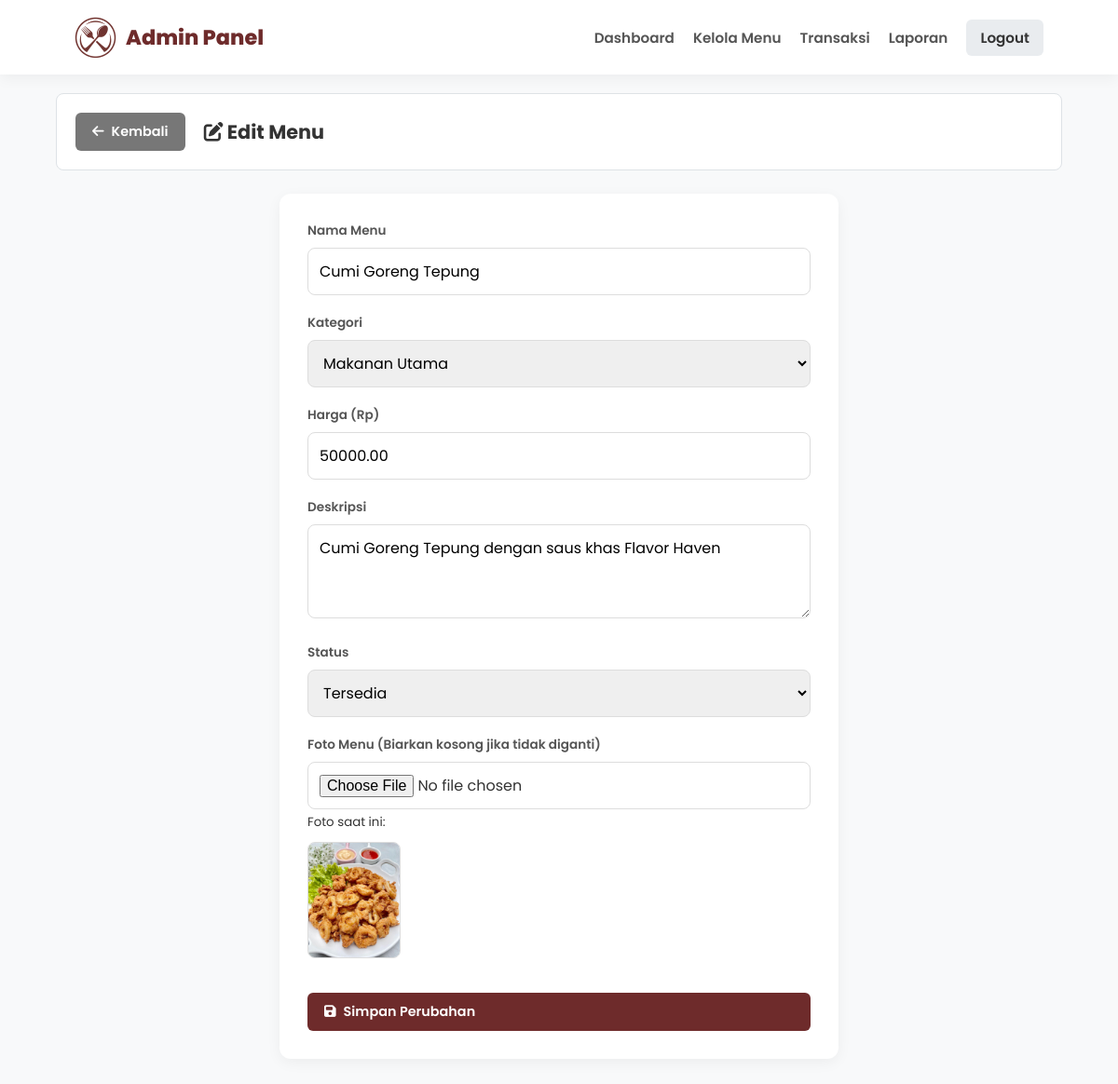
The app's page /admin/menu_edit.php?id=12 (signed in) with its own data.
### tables this page shows
CREATE TABLE `menu` (
  `menuID` int(10) NOT NULL,
  `categoryID` int(10) NOT NULL,
  `menuName` varchar(100) NOT NULL,
  `description` text DEFAULT NULL,
  `price` decimal(10,2) NOT NULL,
  `status` enum('available','out of stock') NOT NULL DEFAULT 'available',
  `image` varchar(255) DEFAULT NULL
);

### admin/menu_edit.php (the view, shortened to what this page needs)
<?php
include '../koneksi.php';
$id = $_GET['id'];
$ambil = mysqli_query($koneksi, "SELECT * FROM menu WHERE menuID='$id'");
$data = mysqli_fetch_assoc($ambil);
?>
<!DOCTYPE html>
<html lang="id">
<head>
    <link rel="stylesheet" href="../css/admin.css">
    <link rel="stylesheet" href="https://cdnjs.cloudflare.com/ajax/libs/font-awesome/6.4.0/css/all.min.css">
</head>
<body>
    <?php include 'navbar.php'; ?>
    <main class="container">
        <div class="page-header" style="justify-content: flex-start; gap: 20px;">
            <a href="menu.php" class="btn btn-primary" style="background:#777;">
                <i class="fas fa-arrow-left"></i> Kembali
            </a>
            <h1 class="page-title"><i class="fas fa-edit"></i> Edit Menu</h1>
        </div>
        <div class="form-container">
            <form action="menu_edit_act.php" method="POST" enctype="multipart/form-data">
                <div class="form-group">
                    <label>Nama Menu</label>
                    <input type="text" name="nama" class="form-control" value="<?= $data['menuName']; ?>" required>
                </div>
                <div class="form-group">
                    <label>Kategori</label>
                    <select name="kategori" class="form-control" required>
                        <?php
                        $kat = mysqli_query($koneksi, "SELECT * FROM category");
                        while($k = mysqli_fetch_array($kat)){
                            $selected = ($k['categoryID'] == $data['categoryID']) ? 'selected' : '';
                            echo "<option value='{$k['categoryID']}' $selected>{$k['categoryName']}</option>";
                        }
                        ?>
                    </select>
                </div>
                <div class="form-group">
                    <label>Harga (Rp)</label>
                    <input type="number" name="harga" class="form-control" value="<?= $data['price']; ?>" required>
                </div>
                <div class="form-group">
                    <label>Deskripsi</label>
                    <textarea name="deskripsi" class="form-control" rows="3"><?= $data['description']; ?></textarea>
                </div>
                <div class="form-group">
                    <label>Status</label>
                    <select name="status" class="form-control">
                        <option value="available" <?= ($data['status']=='available')?'selected':''; ?>>Tersedia</option>
                    </select>
                </div>
                <div class="form-group">
                    <label>Foto Menu (Biarkan kosong jika tidak diganti)</label>
                    <input type="file" name="foto" class="form-control">
                    <br>
                    <small>Foto saat ini:</small><br>
                    <img src="../img/<?= $data['image']; ?>" class="img-preview">
                </div>
                <button type="submit" class="btn btn-primary" style="width:100%; margin-top:10px;">
                    <i class="fas fa-save"></i> Simpan Perubahan
                </button>
            </form>
        </div>
    </main>
</body>
</html>

### css/admin.css (style rules this page uses)
:root { --primary: #6E2B2B; --accent: #FFD700; --bg-body: #f8f9fa; --border-color: #dee2e6; --text-dark: #333; --white: #ffffff; }
* { margin: 0; padding: 0; box-sizing: border-box; font-family: 'Poppins', sans-serif; }
body { background-color: var(--bg-body); color: var(--text-dark); padding-top: 100px; padding-bottom: 50px; overflow-x: hidden; }
.container { width: 90%; max-width: 1200px; margin: 0 auto; padding-bottom: 50px; }
.page-header { background: var(--white); padding: 20px; border: 1px solid var(--border-color); border-radius: 8px; margin-bottom: 25px; display: flex; justify-content: space-between; align-items: center; flex-wrap: wrap; gap: 10px; }
.page-title { font-size: 1.3rem; color: #333; font-weight: 700; margin: 0; }
.form-group { flex: 1; min-width: 180px; }
.form-group label { display: block; margin-bottom: 6px; font-size: 0.85rem; font-weight: 600; color: #555; }
.form-control, .filter-select { width: 100%; padding: 10px; border: 1px solid #ccc; border-radius: 6px; font-size: 0.95rem; font-family: inherit; }
.btn { padding: 10px 18px; border-radius: 6px; text-decoration: none; font-weight: 600; display: inline-flex; align-items: center; gap: 8px; cursor: pointer; border: none; font-size: 0.9rem; transition: 0.2s; }
.btn-primary { background: var(--primary); color: white; }

### admin/menu_edit.php (style rules this page uses)
.form-container { background: white; padding: 30px; border-radius: 12px; box-shadow: 0 4px 15px rgba(0,0,0,0.05); max-width: 600px; margin: 0 auto; }
.form-group { margin-bottom: 20px; }
.form-group label { display: block; margin-bottom: 8px; font-weight: 600; color: #555; }
.form-control { width: 100%; padding: 12px; border: 1px solid #ddd; border-radius: 8px; font-size: 1rem; font-family: inherit; }
.img-preview { width: 100px; border-radius: 8px; margin-top: 10px; border: 1px solid #ddd; }

### records on screen
menu: nama "Cumi Goreng Tepung", harga "50000.00", deskripsi "Cumi Goreng Tepung dengan saus khas Flavor Haven", status "Tersedia", image (picture)

### other values on screen
form field kategori "Makanan Utama"
